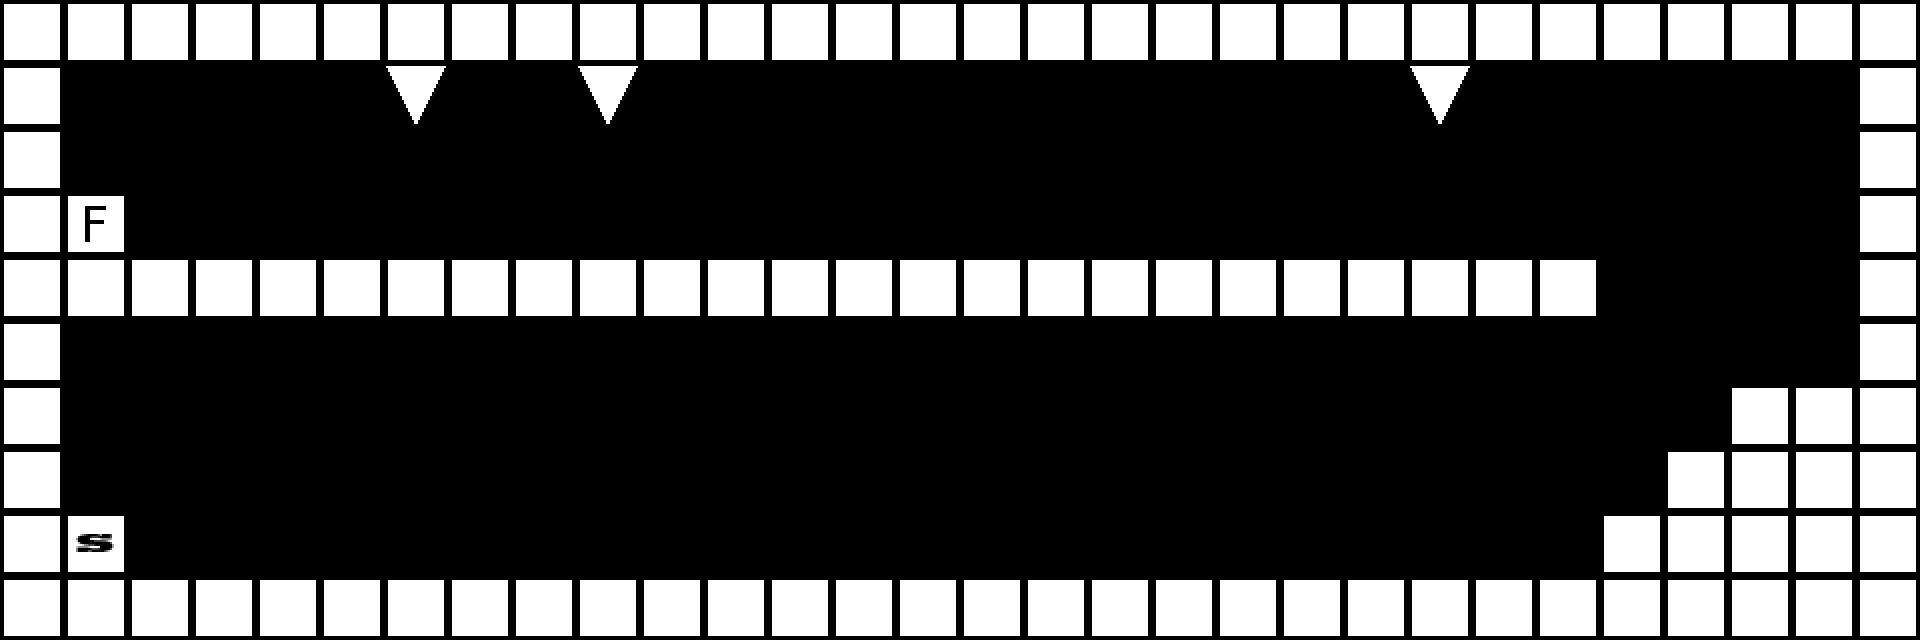

This game map was drawn from its Tiled (.tmx) file and the tilesets committed beside it. A one-line description and the trimmed map source follow:
An orthogonal 30x10 tile map with 64x64 px tiles, 1 tile layer (Blocks) and 1 object (Finish).

<map version="1.0" orientation="orthogonal" width="30" height="10" tilewidth="64" tileheight="64">
 <properties>
  <property name="CantStop" value="True" />
  <property name="JumpMania" value="True" />
 </properties>
 <tileset firstgid="1" name="Sheet" tilewidth="64" tileheight="64">
  <image source="Sheet.png" width="256" height="256" />
 </tileset>
 <objectgroup name="Objects" width="30" height="10">
  <object name="Finish" x="63" y="192" width="65" height="62" />
 </objectgroup>
 <layer name="Blocks" width="30" height="10">
  <data>[300 cells, 126 non-empty, 5 distinct tile ids]</data>
 </layer>
</map>
